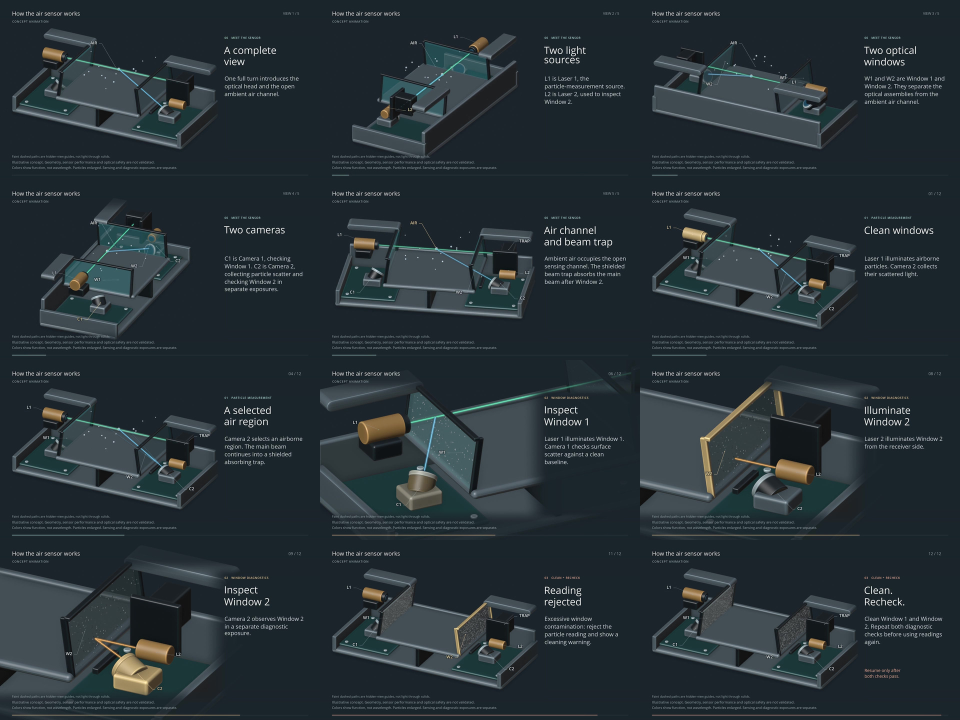
#> input picture media/film-contact-sheet.jpg, 1920 x 1440 px (shown at 1/2 size)
$ python -i compose_v4.py   (imports and definitions only)
#> lines starting #> are read from the running program, lines starting #| are printed output that depends on the picture
#!/usr/bin/env python3
"""174-second sensor film: 30-second 360° introduction plus unchanged 144-second story.
Native 24 fps, 4176 frames. Geometry and optical-path visibility come from Blender.
Occluded paths are explicit faint dashed guides, never luminous through solids.
"""

from __future__ import annotations

import argparse
import bisect
import json
import math
import subprocess
from functools import lru_cache
from pathlib import Path
from typing import Any

from PIL import Image, ImageChops, ImageDraw, ImageFont, ImageFilter

OUT = Path(__file__).resolve().parent
W, H, FPS, SOURCE_FPS, DURATION = 1280, 720, 24, 24, 174
SCALE = 2
# [1 line that did not run here, left out]

WHITE = (239, 242, 241)
BODY = (209, 218, 220)
MUTED = (153, 171, 177)
FAINT = (75, 94, 103)
GOLD = (246, 217, 163)
PHASE_COLORS = [(170, 218, 207), (232, 199, 151), (237, 173, 152)]

# Concise titles retain the meaning of the original storyboard. Full
# storyboard captions remain in the adjacent JSON for an editable source.
TITLES = [
    "Clean windows",
    "The primary\nlight path",
    "Airborne\nparticle signal",
    "A selected\nair region",
    "Deposits on\nboth windows",
    "Inspect\nWindow 1",
    "Separate\nexposures",
    "Illuminate\nWindow 2",
    "Inspect\nWindow 2",
    "Do the window\nchecks pass?",
    "Reading\nrejected",
    "Clean.\nRecheck.",
]
CAPTIONS = [
    "Laser 1 illuminates airborne particles. Camera 2 collects their scattered light.",
    "Laser 1 crosses Window 1 and the air channel, then exits through Window 2.",
    "Particles scatter light toward Camera 2. The collection path passes through Window 2.",
    "Camera 2 selects an airborne region. The main beam continues into a shielded absorbing trap.",
    "Deposits on Window 1 and Window 2 can interfere with the particle signal.",
    "Laser 1 illuminates Window 1. Camera 1 checks surface scatter against a clean baseline.",
    "Particle measurement and window inspection use time-separated exposures.",
    "Laser 2 illuminates Window 2 from the receiver side.",
    "Camera 2 observes Window 2 in a separate diagnostic exposure.",
    "If window checks meet future calibrated limits, particle measurement may continue.",
    "Excessive window contamination: reject the particle reading and show a cleaning warning.",
    "Clean Window 1 and Window 2. Repeat both diagnostic checks before using readings again.",
]
PHASES = ["01   PARTICLE MEASUREMENT", "02   WINDOW DIAGNOSTICS", "03   CLEAN + RECHECK"]
NAMES = {
    "L1": "Laser 1", "L2": "Laser 2", "W1": "Window 1", "W2": "Window 2",
    "C1": "Camera 1", "C2": "Camera 2", "TRAP": "Shielded beam trap",
    "Particles": "Airborne particles", "C2_ROI": "Selected air region",
    "Warning": "Reading unavailable", "AIR": "Ambient air channel",
}
LABEL_NAMES = {"L1": "L1", "L2": "L2", "W1": "W1", "W2": "W2", "C1": "C1", "C2": "C2", "TRAP": "TRAP", "AIR": "AIR"}
LABEL_OFFSETS = {
    "AIR": (-100, -100), "L1": (-104, -35), "W1": (-95, -8), "C1": (-93, 59),
    "W2": (-76, 83), "C2": (77, 52), "L2": (79, 2), "TRAP": (78, -40),
}


# [7 lines left out: function font, not called in this run]


def canonical(key: str) -> str:
    return "TRAP" if key.lower() == "trap" else key


def phase(ch: int) -> int:
    return 0 if ch < 9 else (1 if ch < 15 else 2)


def chapter_at(t: float) -> int:
    return min(len(CUES) - 1, max(0, bisect.bisect_right([c["start"] for c in CUES], t) - 1))


def smoothstep(x: float) -> float:
    x = max(0.0, min(1.0, x))
    return x * x * (3 - 2 * x)


# [344 lines left out: functions active_component, text, wrap_lines, paragraph, story_editorial_entries, editorial_entries and 11 more, not called in this run]


class FrameSource:
    """Bounded-memory access to full or partial source frame sequences."""
    # [62 lines left out: functions __init__, image, meta, sample, preview, not called in this run]


def compose(source: FrameSource, output: Path | str, fps: int = FPS, duration: float = DURATION, crf: int = 18):
    expected = math.ceil(duration * source.source_fps)
    missing = [i for i in range(expected) if i not in source.paths]
    if missing:
        raise FileNotFoundError(f"{len(missing)} source frames are missing; first missing index {missing[0]}. Use --preview while rendering.")
    output = Path(output)
    output.parent.mkdir(parents=True, exist_ok=True)
    cmd = ["ffmpeg", "-hide_banner", "-loglevel", "warning", "-y", "-f", "rawvideo", "-vcodec", "rawvideo", "-pix_fmt", "rgb24", "-s", f"{W}x{H}", "-r", str(fps), "-i", "-", "-an", "-c:v", "libx264", "-preset", "fast", "-crf", str(crf), "-pix_fmt", "yuv420p", "-movflags", "+faststart", str(output)]
    process = subprocess.Popen(cmd, stdin=subprocess.PIPE)
    try:
        for index in range(round(duration * fps)):
            t = index / fps
            base, metadata = source.sample(t)
            frame = Image.alpha_composite(base, overlay(chapter_at(t), t, metadata)).convert("RGB")
            process.stdin.write(frame.tobytes())
            if index and index % (10 * fps) == 0:
                print(f"Composited {t:.0f} / {duration:g} seconds", flush=True)
        process.stdin.close()
        if process.wait() != 0:
            raise RuntimeError("ffmpeg encoding failed")
    except BaseException:
        if process.stdin and not process.stdin.closed:
            process.stdin.close()
        if process.poll() is None:
            process.terminate()
        process.wait()
        raise
    print(output, flush=True)


# [28 lines left out: function main, not called in this run]


# [2 lines not run here, left out]

>>> import cv2
>>> picture = cv2.imread('../../media/film-contact-sheet.jpg', cv2.IMREAD_GRAYSCALE)
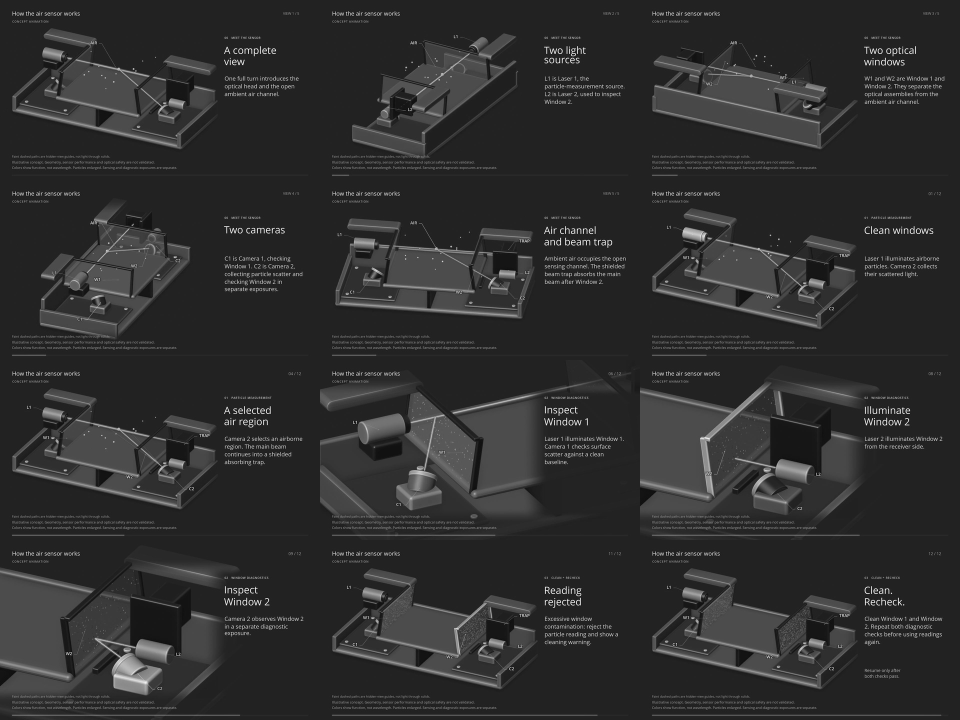
#> picture: shape (1440, 1920) (shown at 1/2 size); min 0, max 255, mean 46.5
>>> result = compose(picture, 'out.png')
#> (the run stopped early here; a loop or call above may not have finished)
